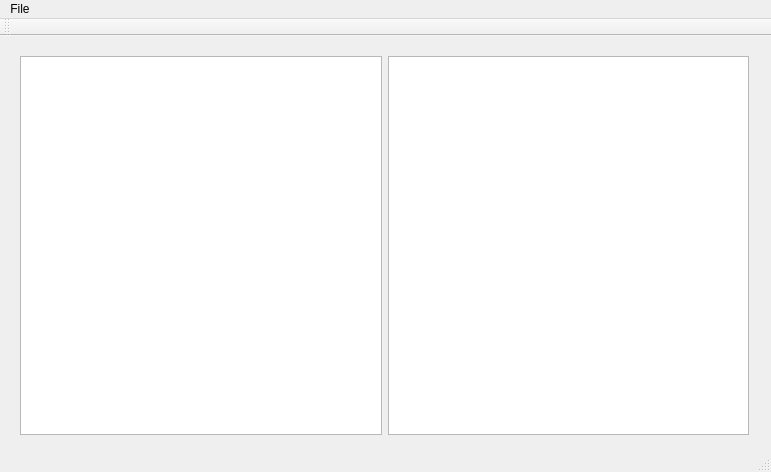
<?xml version="1.0" encoding="UTF-8"?>
<ui version="4.0">
 <class>MainWindow</class>
 <widget class="QMainWindow" name="MainWindow">
  <property name="geometry">
   <rect>
    <x>0</x>
    <y>0</y>
    <width>771</width>
    <height>472</height>
   </rect>
  </property>
  <property name="windowTitle">
   <string>MainWindow</string>
  </property>
  <widget class="QWidget" name="centralWidget">
   <widget class="QWidget" name="horizontalLayoutWidget">
    <property name="geometry">
     <rect>
      <x>9</x>
      <y>9</y>
      <width>751</width>
      <height>401</height>
     </rect>
    </property>
    <layout class="QHBoxLayout" name="horizontalLayout">
     <item>
      <layout class="QVBoxLayout" name="verticalLayout_2">
       <item>
        <widget class="QTreeView" name="searchTree"/>
       </item>
      </layout>
     </item>
     <item>
      <layout class="QVBoxLayout" name="verticalLayout">
       <item>
        <widget class="QTreeView" name="resultTree"/>
       </item>
      </layout>
     </item>
    </layout>
   </widget>
  </widget>
  <widget class="QMenuBar" name="menuBar">
   <property name="geometry">
    <rect>
     <x>0</x>
     <y>0</y>
     <width>771</width>
     <height>21</height>
    </rect>
   </property>
   <widget class="QMenu" name="menuFile">
    <property name="title">
     <string>File</string>
    </property>
    <addaction name="actionOpen_Folder"/>
   </widget>
   <addaction name="menuFile"/>
  </widget>
  <widget class="QToolBar" name="mainToolBar">
   <attribute name="toolBarArea">
    <enum>TopToolBarArea</enum>
   </attribute>
   <attribute name="toolBarBreak">
    <bool>false</bool>
   </attribute>
  </widget>
  <widget class="QStatusBar" name="statusBar"/>
  <action name="actionOpen_Folder">
   <property name="text">
    <string>Open Folder...</string>
   </property>
  </action>
 </widget>
 <layoutdefault spacing="6" margin="11"/>
 <resources/>
 <connections/>
</ui>
